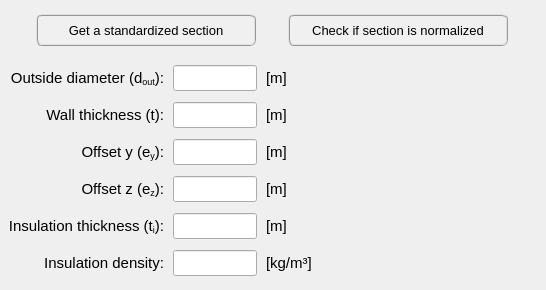
         <widget class="QWidget" name="tab_straight_pipe_section">
          <attribute name="title">
           <string>Straight sections</string>
          </attribute>
          <layout class="QGridLayout" name="gridLayout_32">
           <property name="leftMargin">
            <number>4</number>
           </property>
           <property name="topMargin">
            <number>4</number>
           </property>
           <property name="rightMargin">
            <number>4</number>
           </property>
           <property name="bottomMargin">
            <number>4</number>
           </property>
           <property name="spacing">
            <number>4</number>
           </property>
           <item row="0" column="0" colspan="2">
            <widget class="QFrame" name="frame_31">
             <property name="minimumSize">
              <size>
               <width>0</width>
               <height>52</height>
              </size>
             </property>
             <property name="maximumSize">
              <size>
               <width>16777215</width>
               <height>52</height>
              </size>
             </property>
             <property name="frameShape">
              <enum>QFrame::NoFrame</enum>
             </property>
             <property name="frameShadow">
              <enum>QFrame::Raised</enum>
             </property>
             <layout class="QGridLayout" name="gridLayout_31">
              <property name="leftMargin">
               <number>4</number>
              </property>
              <property name="topMargin">
               <number>4</number>
              </property>
              <property name="rightMargin">
               <number>4</number>
              </property>
              <property name="bottomMargin">
               <number>4</number>
              </property>
              <property name="spacing">
               <number>4</number>
              </property>
              <item row="0" column="0">
               <widget class="QPushButton" name="pushButton_select_standard_section">
                <property name="minimumSize">
                 <size>
                  <width>220</width>
                  <height>32</height>
                 </size>
                </property>
                <property name="maximumSize">
                 <size>
                  <width>220</width>
                  <height>32</height>
                 </size>
                </property>
                <property name="font">
                 <font>
                  <family>MS Shell Dlg 2</family>
                  <pointsize>10</pointsize>
                  <weight>50</weight>
                  <italic>false</italic>
                  <bold>false</bold>
                 </font>
                </property>
                <property name="styleSheet">
                 <string notr="true">QPushButton{border-radius: 6px; border-color: rgb(150, 150, 150); border-style: ridge; border-width: 2px; color: rgb(0, 0, 0); background-color: rgb(240, 240, 240)}
QPushButton:hover{border-radius: 6px; border-color: rgb(0, 170, 255); border-style: ridge; border-width: 2px; color: rgb(0, 0, 0); background-color: rgba(174, 213, 255, 100)}
QPushButton:pressed{border-radius: 6px; border-color: rgb(0, 170, 255); border-style: ridge; border-width: 2px; color: rgb(0, 0, 0); background-color: rgb(174, 213, 255)}</string>
                </property>
                <property name="text">
                 <string>Get a standardized section</string>
                </property>
               </widget>
              </item>
              <item row="0" column="1">
               <widget class="QPushButton" name="pushButton_check_if_section_is_normalized">
                <property name="minimumSize">
                 <size>
                  <width>220</width>
                  <height>32</height>
                 </size>
                </property>
                <property name="maximumSize">
                 <size>
                  <width>220</width>
                  <height>32</height>
                 </size>
                </property>
                <property name="font">
                 <font>
                  <family>MS Shell Dlg 2</family>
                  <pointsize>10</pointsize>
                  <weight>50</weight>
                  <italic>false</italic>
                  <bold>false</bold>
                 </font>
                </property>
                <property name="styleSheet">
                 <string notr="true">QPushButton{border-radius: 6px; border-color: rgb(150, 150, 150); border-style: ridge; border-width: 2px; color: rgb(0, 0, 0); background-color: rgb(240, 240, 240)}
QPushButton:hover{border-radius: 6px; border-color: rgb(0, 170, 255); border-style: ridge; border-width: 2px; color: rgb(0, 0, 0); background-color: rgba(174, 213, 255, 100)}
QPushButton:pressed{border-radius: 6px; border-color: rgb(0, 170, 255); border-style: ridge; border-width: 2px; color: rgb(0, 0, 0); background-color: rgb(174, 213, 255)}</string>
                </property>
                <property name="text">
                 <string>Check if section is normalized</string>
                </property>
               </widget>
              </item>
             </layout>
            </widget>
           </item>
           <item row="1" column="0">
            <widget class="QFrame" name="frame_2">
             <property name="minimumSize">
              <size>
               <width>320</width>
               <height>200</height>
              </size>
             </property>
             <property name="maximumSize">
              <size>
               <width>330</width>
               <height>280</height>
              </size>
             </property>
             <property name="frameShape">
              <enum>QFrame::NoFrame</enum>
             </property>
             <property name="frameShadow">
              <enum>QFrame::Plain</enum>
             </property>
             <layout class="QGridLayout" name="gridLayout_2">
              <property name="leftMargin">
               <number>0</number>
              </property>
              <property name="topMargin">
               <number>0</number>
              </property>
              <property name="rightMargin">
               <number>0</number>
              </property>
              <property name="bottomMargin">
               <number>0</number>
              </property>
              <property name="horizontalSpacing">
               <number>9</number>
              </property>
              <property name="verticalSpacing">
               <number>6</number>
              </property>
              <item row="0" column="2">
               <widget class="QLabel" name="label_17">
                <property name="minimumSize">
                 <size>
                  <width>60</width>
                  <height>26</height>
                 </size>
                </property>
                <property name="maximumSize">
                 <size>
                  <width>60</width>
                  <height>26</height>
                 </size>
                </property>
                <property name="font">
                 <font>
                  <family>MS Shell Dlg 2</family>
                  <pointsize>11</pointsize>
                  <weight>50</weight>
                  <italic>false</italic>
                  <bold>false</bold>
                 </font>
                </property>
                <property name="text">
                 <string>&lt;html&gt;&lt;head/&gt;&lt;body&gt;&lt;p&gt;[m]&lt;/p&gt;&lt;/body&gt;&lt;/html&gt;</string>
                </property>
                <property name="alignment">
                 <set>Qt::AlignLeading|Qt::AlignLeft|Qt::AlignVCenter</set>
                </property>
               </widget>
              </item>
              <item row="2" column="0">
               <widget class="QLabel" name="label_22">
                <property name="minimumSize">
                 <size>
                  <width>160</width>
                  <height>26</height>
                 </size>
                </property>
                <property name="maximumSize">
                 <size>
                  <width>174</width>
                  <height>26</height>
                 </size>
                </property>
                <property name="font">
                 <font>
                  <family>MS Shell Dlg 2</family>
                  <pointsize>11</pointsize>
                  <weight>50</weight>
                  <italic>false</italic>
                  <bold>false</bold>
                 </font>
                </property>
                <property name="text">
                 <string>&lt;html&gt;&lt;head/&gt;&lt;body&gt;&lt;p align=&quot;right&quot;&gt;Offset y (e&lt;span style=&quot; vertical-align:sub;&quot;&gt;y&lt;/span&gt;):&lt;/p&gt;&lt;/body&gt;&lt;/html&gt;</string>
                </property>
                <property name="alignment">
                 <set>Qt::AlignCenter</set>
                </property>
               </widget>
              </item>
              <item row="2" column="1">
               <widget class="QLineEdit" name="lineEdit_offset_y">
                <property name="minimumSize">
                 <size>
                  <width>84</width>
                  <height>26</height>
                 </size>
                </property>
                <property name="maximumSize">
                 <size>
                  <width>84</width>
                  <height>26</height>
                 </size>
                </property>
                <property name="font">
                 <font>
                  <family>MS Shell Dlg 2</family>
                  <pointsize>11</pointsize>
                  <weight>50</weight>
                  <italic>false</italic>
                  <bold>false</bold>
                 </font>
                </property>
                <property name="focusPolicy">
                 <enum>Qt::StrongFocus</enum>
                </property>
                <property name="styleSheet">
                 <string notr="true">color: rgb(255, 0, 0);</string>
                </property>
                <property name="alignment">
                 <set>Qt::AlignCenter</set>
                </property>
               </widget>
              </item>
              <item row="0" column="0">
               <widget class="QLabel" name="label_20">
                <property name="minimumSize">
                 <size>
                  <width>160</width>
                  <height>26</height>
                 </size>
                </property>
                <property name="maximumSize">
                 <size>
                  <width>174</width>
                  <height>26</height>
                 </size>
                </property>
                <property name="font">
                 <font>
                  <family>MS Shell Dlg 2</family>
                  <pointsize>11</pointsize>
                  <weight>50</weight>
                  <italic>false</italic>
                  <bold>false</bold>
                 </font>
                </property>
                <property name="text">
                 <string>&lt;html&gt;&lt;head/&gt;&lt;body&gt;&lt;p align=&quot;right&quot;&gt;Outside diameter (d&lt;span style=&quot; vertical-align:sub;&quot;&gt;out&lt;/span&gt;):&lt;/p&gt;&lt;/body&gt;&lt;/html&gt;</string>
                </property>
                <property name="alignment">
                 <set>Qt::AlignCenter</set>
                </property>
               </widget>
              </item>
              <item row="3" column="1">
               <widget class="QLineEdit" name="lineEdit_offset_z">
                <property name="minimumSize">
                 <size>
                  <width>84</width>
                  <height>26</height>
                 </size>
                </property>
                <property name="maximumSize">
                 <size>
                  <width>84</width>
                  <height>26</height>
                 </size>
                </property>
                <property name="font">
                 <font>
                  <family>MS Shell Dlg 2</family>
                  <pointsize>11</pointsize>
                  <weight>50</weight>
                  <italic>false</italic>
                  <bold>false</bold>
                 </font>
                </property>
                <property name="focusPolicy">
                 <enum>Qt::StrongFocus</enum>
                </property>
                <property name="styleSheet">
                 <string notr="true">color: rgb(255, 0, 0);</string>
                </property>
                <property name="alignment">
                 <set>Qt::AlignCenter</set>
                </property>
               </widget>
              </item>
              <item row="4" column="1">
               <widget class="QLineEdit" name="lineEdit_insulation_thickness">
                <property name="minimumSize">
                 <size>
                  <width>84</width>
                  <height>26</height>
                 </size>
                </property>
                <property name="maximumSize">
                 <size>
                  <width>84</width>
                  <height>26</height>
                 </size>
                </property>
                <property name="font">
                 <font>
                  <family>MS Shell Dlg 2</family>
                  <pointsize>11</pointsize>
                  <weight>50</weight>
                  <italic>false</italic>
                  <bold>false</bold>
                 </font>
                </property>
                <property name="focusPolicy">
                 <enum>Qt::StrongFocus</enum>
                </property>
                <property name="styleSheet">
                 <string notr="true">color: rgb(255, 0, 0);</string>
                </property>
                <property name="alignment">
                 <set>Qt::AlignCenter</set>
                </property>
               </widget>
              </item>
              <item row="4" column="2">
               <widget class="QLabel" name="label_42">
                <property name="minimumSize">
                 <size>
                  <width>60</width>
                  <height>26</height>
                 </size>
                </property>
                <property name="maximumSize">
                 <size>
                  <width>60</width>
                  <height>26</height>
                 </size>
                </property>
                <property name="font">
                 <font>
                  <family>MS Shell Dlg 2</family>
                  <pointsize>11</pointsize>
                  <weight>50</weight>
                  <italic>false</italic>
                  <bold>false</bold>
                 </font>
                </property>
                <property name="text">
                 <string>[m]</string>
                </property>
                <property name="alignment">
                 <set>Qt::AlignLeading|Qt::AlignLeft|Qt::AlignVCenter</set>
                </property>
               </widget>
              </item>
              <item row="5" column="1">
               <widget class="QLineEdit" name="lineEdit_insulation_density">
                <property name="minimumSize">
                 <size>
                  <width>84</width>
                  <height>26</height>
                 </size>
                </property>
                <property name="maximumSize">
                 <size>
                  <width>84</width>
                  <height>26</height>
                 </size>
                </property>
                <property name="font">
                 <font>
                  <family>MS Shell Dlg 2</family>
                  <pointsize>11</pointsize>
                  <weight>50</weight>
                  <italic>false</italic>
                  <bold>false</bold>
                 </font>
                </property>
                <property name="styleSheet">
                 <string notr="true">color: rgb(255, 0, 0);</string>
                </property>
                <property name="alignment">
                 <set>Qt::AlignCenter</set>
                </property>
               </widget>
              </item>
              <item row="5" column="2">
               <widget class="QLabel" name="label_41">
                <property name="minimumSize">
                 <size>
                  <width>60</width>
                  <height>26</height>
                 </size>
                </property>
                <property name="maximumSize">
                 <size>
                  <width>60</width>
                  <height>26</height>
                 </size>
                </property>
                <property name="font">
                 <font>
                  <family>MS Shell Dlg 2</family>
                  <pointsize>11</pointsize>
                  <weight>50</weight>
                  <italic>false</italic>
                  <bold>false</bold>
                 </font>
                </property>
                <property name="text">
                 <string>[kg/m³]</string>
                </property>
                <property name="alignment">
                 <set>Qt::AlignLeading|Qt::AlignLeft|Qt::AlignVCenter</set>
                </property>
               </widget>
              </item>
              <item row="3" column="0">
               <widget class="QLabel" name="label_23">
                <property name="minimumSize">
                 <size>
                  <width>160</width>
                  <height>26</height>
                 </size>
                </property>
                <property name="maximumSize">
                 <size>
                  <width>174</width>
                  <height>26</height>
                 </size>
                </property>
                <property name="font">
                 <font>
                  <family>MS Shell Dlg 2</family>
                  <pointsize>11</pointsize>
                  <weight>50</weight>
                  <italic>false</italic>
                  <bold>false</bold>
                 </font>
                </property>
                <property name="text">
                 <string>&lt;html&gt;&lt;head/&gt;&lt;body&gt;&lt;p align=&quot;right&quot;&gt;Offset z (e&lt;span style=&quot; vertical-align:sub;&quot;&gt;z&lt;/span&gt;):&lt;/p&gt;&lt;/body&gt;&lt;/html&gt;</string>
                </property>
                <property name="alignment">
                 <set>Qt::AlignCenter</set>
                </property>
               </widget>
              </item>
              <item row="5" column="0">
               <widget class="QLabel" name="label_25">
                <property name="minimumSize">
                 <size>
                  <width>160</width>
                  <height>26</height>
                 </size>
                </property>
                <property name="maximumSize">
                 <size>
                  <width>174</width>
                  <height>26</height>
                 </size>
                </property>
                <property name="font">
                 <font>
                  <family>MS Shell Dlg 2</family>
                  <pointsize>11</pointsize>
                  <weight>50</weight>
                  <italic>false</italic>
                  <bold>false</bold>
                 </font>
                </property>
                <property name="text">
                 <string>&lt;html&gt;&lt;head/&gt;&lt;body&gt;&lt;p align=&quot;right&quot;&gt;Insulation density:&lt;/p&gt;&lt;/body&gt;&lt;/html&gt;</string>
                </property>
                <property name="alignment">
                 <set>Qt::AlignCenter</set>
                </property>
               </widget>
              </item>
              <item row="4" column="0">
               <widget class="QLabel" name="label_26">
                <property name="minimumSize">
                 <size>
                  <width>160</width>
                  <height>26</height>
                 </size>
                </property>
                <property name="maximumSize">
                 <size>
                  <width>174</width>
                  <height>26</height>
                 </size>
                </property>
                <property name="font">
                 <font>
                  <family>MS Shell Dlg 2</family>
                  <pointsize>11</pointsize>
                  <weight>50</weight>
                  <italic>false</italic>
                  <bold>false</bold>
                 </font>
                </property>
                <property name="text">
                 <string>&lt;html&gt;&lt;head/&gt;&lt;body&gt;&lt;p align=&quot;right&quot;&gt;Insulation thickness (t&lt;span style=&quot; vertical-align:sub;&quot;&gt;i&lt;/span&gt;):&lt;/p&gt;&lt;/body&gt;&lt;/html&gt;</string>
                </property>
                <property name="alignment">
                 <set>Qt::AlignCenter</set>
                </property>
               </widget>
              </item>
              <item row="0" column="1">
               <widget class="QLineEdit" name="lineEdit_outside_diameter">
                <property name="minimumSize">
                 <size>
                  <width>84</width>
                  <height>26</height>
                 </size>
                </property>
                <property name="maximumSize">
                 <size>
                  <width>84</width>
                  <height>26</height>
                 </size>
                </property>
                <property name="font">
                 <font>
                  <family>MS Shell Dlg 2</family>
                  <pointsize>11</pointsize>
                  <weight>50</weight>
                  <italic>false</italic>
                  <bold>false</bold>
                 </font>
                </property>
                <property name="styleSheet">
                 <string notr="true">color: rgb(255, 0, 0);</string>
                </property>
                <property name="text">
                 <string/>
                </property>
                <property name="alignment">
                 <set>Qt::AlignCenter</set>
                </property>
               </widget>
              </item>
              <item row="1" column="2">
               <widget class="QLabel" name="label_18">
                <property name="minimumSize">
                 <size>
                  <width>60</width>
                  <height>26</height>
                 </size>
                </property>
                <property name="maximumSize">
                 <size>
                  <width>60</width>
                  <height>26</height>
                 </size>
                </property>
                <property name="font">
                 <font>
                  <family>MS Shell Dlg 2</family>
                  <pointsize>11</pointsize>
                  <weight>50</weight>
                  <italic>false</italic>
                  <bold>false</bold>
                 </font>
                </property>
                <property name="text">
                 <string>[m]</string>
                </property>
                <property name="alignment">
                 <set>Qt::AlignLeading|Qt::AlignLeft|Qt::AlignVCenter</set>
                </property>
               </widget>
              </item>
              <item row="2" column="2">
               <widget class="QLabel" name="label_19">
                <property name="minimumSize">
                 <size>
                  <width>60</width>
                  <height>26</height>
                 </size>
                </property>
                <property name="maximumSize">
                 <size>
                  <width>60</width>
                  <height>26</height>
                 </size>
                </property>
                <property name="font">
                 <font>
                  <family>MS Shell Dlg 2</family>
                  <pointsize>11</pointsize>
                  <weight>50</weight>
                  <italic>false</italic>
                  <bold>false</bold>
                 </font>
                </property>
                <property name="text">
                 <string>[m]</string>
                </property>
                <property name="alignment">
                 <set>Qt::AlignLeading|Qt::AlignLeft|Qt::AlignVCenter</set>
                </property>
               </widget>
              </item>
              <item row="1" column="1">
               <widget class="QLineEdit" name="lineEdit_wall_thickness">
                <property name="minimumSize">
                 <size>
                  <width>84</width>
                  <height>26</height>
                 </size>
                </property>
                <property name="maximumSize">
                 <size>
                  <width>84</width>
                  <height>26</height>
                 </size>
                </property>
                <property name="font">
                 <font>
                  <family>MS Shell Dlg 2</family>
                  <pointsize>11</pointsize>
                  <weight>50</weight>
                  <italic>false</italic>
                  <bold>false</bold>
                 </font>
                </property>
                <property name="focusPolicy">
                 <enum>Qt::StrongFocus</enum>
                </property>
                <property name="styleSheet">
                 <string notr="true">color: rgb(255, 0, 0);</string>
                </property>
                <property name="alignment">
                 <set>Qt::AlignCenter</set>
                </property>
               </widget>
              </item>
              <item row="3" column="2">
               <widget class="QLabel" name="label_24">
                <property name="minimumSize">
                 <size>
                  <width>60</width>
                  <height>26</height>
                 </size>
                </property>
                <property name="maximumSize">
                 <size>
                  <width>60</width>
                  <height>26</height>
                 </size>
                </property>
                <property name="font">
                 <font>
                  <family>MS Shell Dlg 2</family>
                  <pointsize>11</pointsize>
                  <weight>50</weight>
                  <italic>false</italic>
                  <bold>false</bold>
                 </font>
                </property>
                <property name="text">
                 <string>[m]</string>
                </property>
                <property name="alignment">
                 <set>Qt::AlignLeading|Qt::AlignLeft|Qt::AlignVCenter</set>
                </property>
               </widget>
              </item>
              <item row="1" column="0">
               <widget class="QLabel" name="label_21">
                <property name="minimumSize">
                 <size>
                  <width>160</width>
                  <height>26</height>
                 </size>
                </property>
                <property name="maximumSize">
                 <size>
                  <width>174</width>
                  <height>26</height>
                 </size>
                </property>
                <property name="font">
                 <font>
                  <family>MS Shell Dlg 2</family>
                  <pointsize>11</pointsize>
                  <weight>50</weight>
                  <italic>false</italic>
                  <bold>false</bold>
                 </font>
                </property>
                <property name="text">
                 <string>&lt;html&gt;&lt;head/&gt;&lt;body&gt;&lt;p align=&quot;right&quot;&gt;Wall thickness (t):&lt;/p&gt;&lt;/body&gt;&lt;/html&gt;</string>
                </property>
                <property name="alignment">
                 <set>Qt::AlignCenter</set>
                </property>
               </widget>
              </item>
             </layout>
             <zorder>label_24</zorder>
             <zorder>lineEdit_outside_diameter</zorder>
             <zorder>lineEdit_offset_z</zorder>
             <zorder>label_22</zorder>
             <zorder>lineEdit_wall_thickness</zorder>
             <zorder>lineEdit_offset_y</zorder>
             <zorder>label_17</zorder>
             <zorder>label_21</zorder>
             <zorder>label_23</zorder>
             <zorder>label_19</zorder>
             <zorder>label_18</zorder>
             <zorder>label_42</zorder>
             <zorder>label_26</zorder>
             <zorder>label_25</zorder>
             <zorder>lineEdit_insulation_density</zorder>
             <zorder>lineEdit_insulation_thickness</zorder>
             <zorder>label_20</zorder>
             <zorder>label_41</zorder>
            </widget>
           </item>
           <item row="1" column="1">
            <widget class="QFrame" name="frame_30">
             <property name="frameShape">
              <enum>QFrame::NoFrame</enum>
             </property>
             <property name="frameShadow">
              <enum>QFrame::Raised</enum>
             </property>
             <layout class="QGridLayout" name="gridLayout_30">
              <property name="leftMargin">
               <number>4</number>
              </property>
              <property name="topMargin">
               <number>4</number>
              </property>
              <property name="rightMargin">
               <number>4</number>
              </property>
              <property name="bottomMargin">
               <number>4</number>
              </property>
              <property name="spacing">
               <number>4</number>
              </property>
              <item row="0" column="0">
               <widget class="QLabel" name="label_14">
                <property name="minimumSize">
                 <size>
                  <width>204</width>
                  <height>218</height>
                 </size>
                </property>
                <property name="maximumSize">
                 <size>
                  <width>200</width>
                  <height>218</height>
                 </size>
                </property>
                <property name="text">
                 <string/>
                </property>
                <property name="pixmap">
                 <pixmap>../../../../../../data/figures/Pipe.PNG</pixmap>
                </property>
                <property name="scaledContents">
                 <bool>true</bool>
                </property>
               </widget>
              </item>
             </layout>
            </widget>
           </item>
          </layout>
         </widget>
